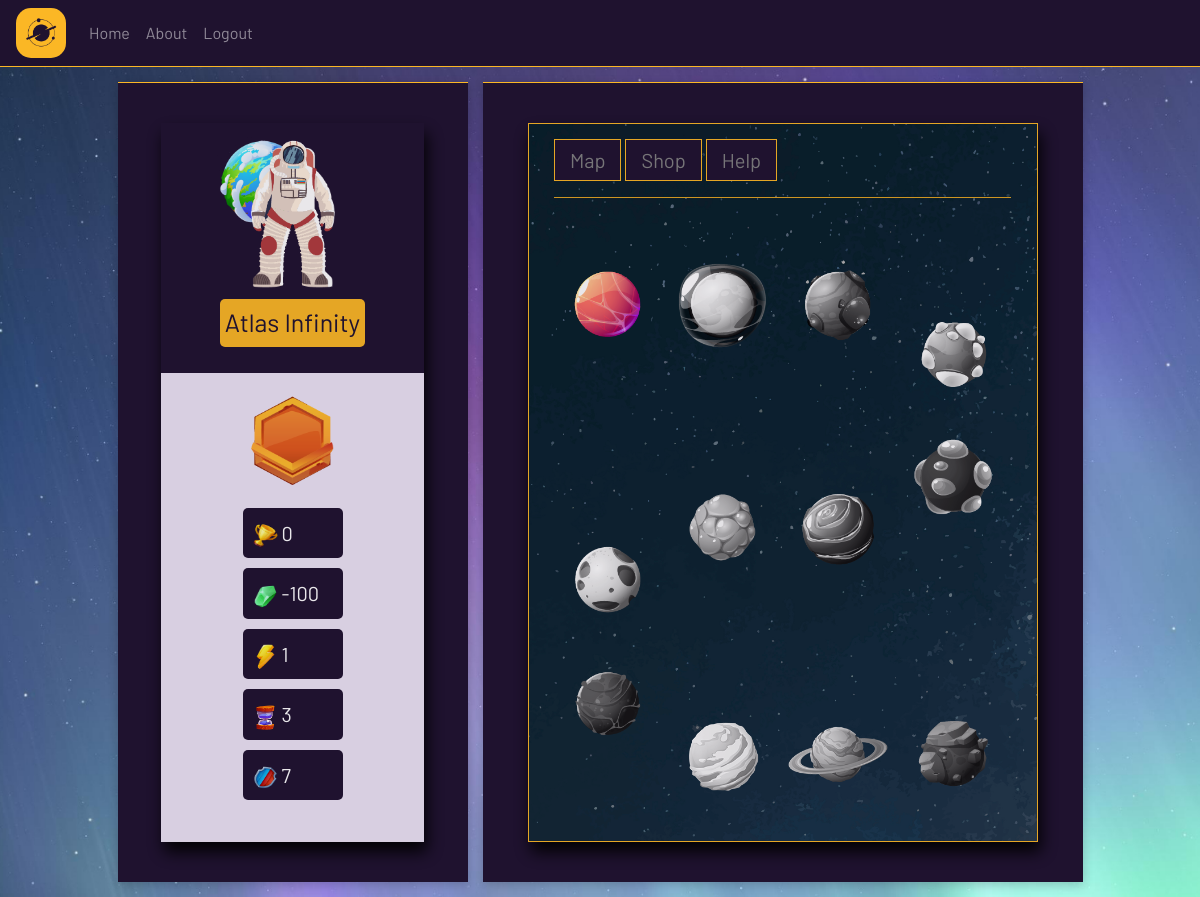
Screenshot of / (signed in) with the database file from the repository.
### website/models.py (models this page shows)
class User(db.Model, UserMixin):
    id = db.Column(db.Integer, primary_key=True)
    email = db.Column(db.String(150), unique=True)
    password = db.Column(db.String(150))
    first_name = db.Column(db.String(150))
    character = db.Column(db.String(150))
    exp_points = db.Column(db.Integer)
    galactic_gems = db.Column(db.Integer)
    planets_defeated = db.Column(db.Integer)
    strength = db.Column(db.Integer)
    speed = db.Column(db.Integer)
    armor = db.Column(db.Integer)

### website/views.py (the view, shortened to what this page needs)
@views.route('/', methods=['GET', 'POST'])
@login_required
def home():
    return render_template("home.html", user=current_user)  # , stats=user_stats

### website/__init__.py (called while the page is built)
def create_app():
    app = Flask(__name__)
    app.config['SECRET_KEY'] = '34H534H5B354hj34k5k3j45bvh34v5'
    app.config['SQLALCHEMY_DATABASE_URI'] = f'sqlite:///{DB_NAME}'
    db.init_app(app)
    from .views import views
    from .auth import auth
    app.register_blueprint(views, url_prefix='/')
    app.register_blueprint(auth, url_prefix='/')
    from .models import User
    with app.app_context():
        db.create_all()
    login_manager = LoginManager()
    login_manager.login_view = 'auth.login'
    login_manager.init_app(app)
    @login_manager.user_loader
    def load_user(id):
        return User.query.get(int(id))
    def load_gameData(id):
        return gameData.query.get(int(id))
    return app

### website/templates/home.html (shortened to what this page needs)
{% extends "base.html" %} {% block title %}Home{% endblock %}
{% block content %}
    <div id="container">
        <div class="left-column column-styling column-position">
            <div class="round-white-box">
                <div id="userimage">
                    <img src="../static/images/game-assets/{{user.character}}.png" class="game-character">
                    <div id="username">
                    </div>
                </div>
                <div id="rank">
                {% if user.exp_points >= 1000 %}
                    <img src="../static/images/game-assets/rank10.png" title="General" />
                {% elif user.exp_points >= 900 %}
                    <img src="../static/images/game-assets/rank9.png" title="Colonel" />
                {% elif user.exp_points >= 800 %}
                    <img src="../static/images/game-assets/rank8.png" title="Major" />
                {% elif user.exp_points >= 700 %}
                    <img src="../static/images/game-assets/rank7.png" title="Lieutenant" />
                {% elif user.exp_points >= 600 %}
                    <img src="../static/images/game-assets/rank6.png" title="Sergeant Major" />
                {% elif user.exp_points >= 500 %}
                    <img src="../static/images/game-assets/rank5.png" title="First Sergeant" />
                {% elif user.exp_points >= 400 %}
                    <img src="../static/images/game-assets/rank4.png" title="Staff Sergeant" />
                {% elif user.exp_points >= 300 %}
                    <img src="../static/images/game-assets/rank3.png" title="Sergeant" />
                {% elif user.exp_points >= 200 %}
                    <img src="../static/images/game-assets/rank2.png" title="Corporal" />
                {% else %}
                    <img src="../static/images/game-assets/rank1.png" title="Private" />
                {% endif %}
                </div>
                <div class="stats" title="Experience Points">
                    <img src="../static/images/game-assets/xp.png" class="user-icons" />
                    {{user.exp_points}}
                </div>
                <div class="stats" title="Galactic Gems">
                    <img src="../static/images/game-assets/gems.png" class="user-icons" />
                    {{user.galactic_gems}}
                </div>
                <div class="stats" title="Power">
                    <img src="../static/images/game-assets/strength.png" class="user-icons" /> {{user.strength}}
                </div>
                <div class="stats" title="Speed">
                    <img src="../static/images/game-assets/speed.png" class="user-icons" /> {{user.speed}}
                </div>
                <div class="stats" title="Armor">
                    <img src="../static/images/game-assets/armor.png" class="user-icons" /> {{user.armor}}
                </div>
            </div>
        </div>
        <div class="right-column column-styling column-position">
            <div class="round-white-box increase-size">
                <div class="game-nav">
                    <button onclick="toggleMap('map');">Map</button>
                    <button onclick="toggleMap('shop');">Shop</button>
                    <button onclick="toggleMap('help');">Help</button>
                    <hr style="background: #FBB725;">
                </div>
                <div class="map">
                    {% set y_pos = namespace(value=-10) %}
                    {% set x_pos = namespace(value=-225) %}
                    {% for i in range(12) %}
                        {% if i == 3 or i == 4 %}
                            {% set y_pos.value = y_pos.value + 50 %}
                        {% elif i == 7 %}
                            {% set y_pos.value = y_pos.value - 50 %}
                        {% endif %}
                        {% if user.planets_defeated == i %}
                            {% set character = user.character %}
                            <img src="../static/images/game-assets/planet{{i}}.png" class="planet unlocked" style="left: {{x_pos.value}}px; top: {{y_pos.value}}px;" onclick="openGame({{i}}, '{{user.character}}');" onmouseover="displayText(this, {{i}})" onmouseout="clearText(this)">
                        {% else %}
                            <img src="../static/images/game-assets/planet{{i}}.png" class="planet locked" style="left: {{x_pos.value}}px; top: {{y_pos.value}}px;" onmouseover="displayText(this, {{i}}, true)" onmouseout="clearText(this)">
                        {% endif %}
                        {% set x_pos.value = x_pos.value + 115 %}
                        {% if x_pos.value > 200 %}
                            {% set x_pos.value = -225 %}
                            {% set y_pos.value = y_pos.value + 225 %}
                        {% endif %}
                        {% if i == 3  or i == 4 %}
                            {% set y_pos.value = y_pos.value - 50 %}
                        {% elif i == 8 %}
                            {% set y_pos.value = y_pos.value + 50 %}
                        {% endif %}
                    {% endfor %}
                </div>
            </div>
        </div>
    </div>
{% endblock %}

### website/static/style.css (style rules this page uses)
body { font-family: 'Barlow', sans-serif; background: url('../static/images/bg-space-light.jpg') no-repeat center center fixed; background-size: cover; }
img { -webkit-user-drag: none; }
#container { display: flex; justify-content: center; gap: 15px; flex-direction: row; margin-top: 15px; margin-bottom: 15px; flex-wrap: wrap; }
.column-styling { background: #1F122F; border-top: 1px solid #FBB725; height: 800px; box-shadow: 0 3px 10px rgb(0 0 0 / 0.2); }
.left-column { width: 350px; }
.right-column { width: 600px; }
.round-white-box { background: #ede4f5; opacity: 90%; width: 75%; height: 90%; display: flex; justify-content: flex-start; align-items: center; flex-direction: column; overflow: hidden; font-size: 20px; box-shadow: 3px 10px 15px black; position: relative; }
.right-column .round-white-box { background: url('./images/graphical-assets/space-cartoon-purple.png'); background-size: cover; border: 1px solid #FBB725; }
.increase-size { width: 85%; }
.column-position { display: flex; justify-content: center; flex-direction: column; align-items: center; }
.game-character { height: 175px; width: min-content; }
#userimage { width: 275px; height: 250px; background: #1F122F; color: white; display: flex; flex-direction: column; justify-content: center; align-items: center; padding-bottom: 25px; font-size: 25px; background-size: 35%; background-repeat: no-repeat; background-position-x: 60px; background-position-y: 10px; }
.user-icons { width: 25px; height: 25px; }
.round-white-box > div.stats { background: #1F122F; margin: 5px; padding: 10px; border-radius: 5px; width: 100px; color: white; }
#username { background: #FBB725; border-radius: 5px; color: #1F122F; padding: 5px; }
#rank > img { margin-top: 5px; width: 150px; height: 125px; }
.map { margin-top: 50px; position: relative; visibility: visible; }
.planet { position: absolute; width: 100px; }
.unlocked { filter: none; }
.locked { filter: grayscale(1); }
.game-nav { margin-top: 15px; width: 90%; }
.game-nav > button { background: #1F122F; color: gray; border: 1px solid #FBB725; padding: 5px 15px 5px 15px; }

### rows the page displays
User: character (picture), exp_points "0", galactic_gems "-100", strength "1", speed "3", armor "7", planets_defeated 0 (drawn)
